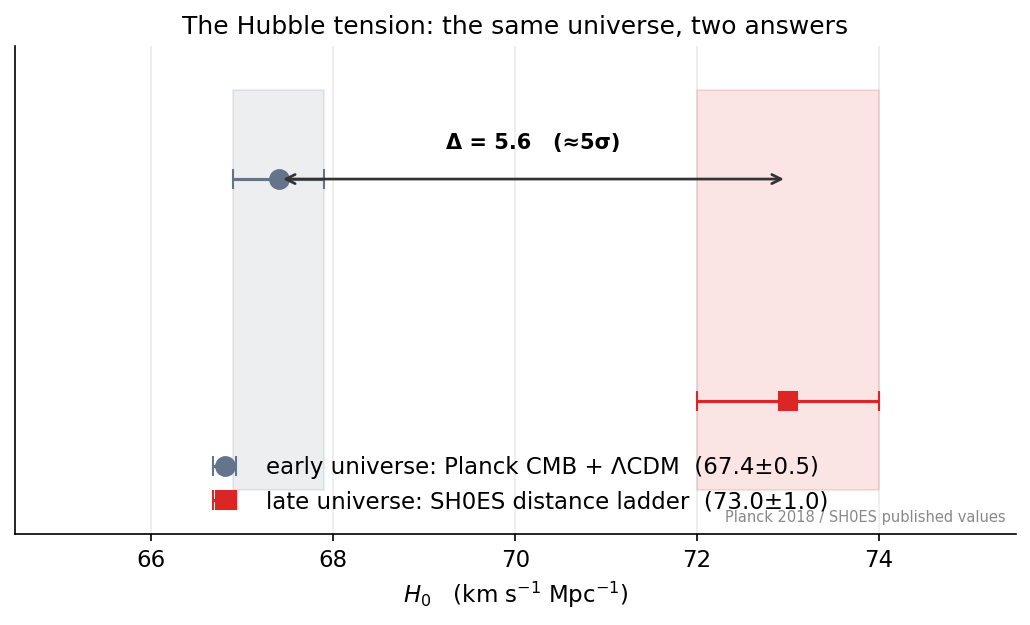

This chart was generated by the following Python code:
import numpy as np, matplotlib
matplotlib.use("Agg")
import matplotlib.pyplot as plt
plt.rcParams.update({"figure.dpi":150,"savefig.dpi":150,"font.size":11,
    "axes.grid":True,"grid.alpha":0.25,"axes.spines.top":False,"axes.spines.right":False,
    "axes.titlesize":12,"figure.facecolor":"white","axes.facecolor":"white"})
C_FW="#7c3aed"; C_NEWTON="#64748b"; C_MOND="#0891b2"; C_DATA="#dc2626"

# Hubble tension: two published measurements with 1-sigma error bars.
# Values from the chapter's Deeper Dive box.
fig, ax = plt.subplots(figsize=(7,4.3))

H_cmb, e_cmb = 67.4, 0.5   # Planck 2018 CMB + LCDM extrapolation
H_loc, e_loc = 73.0, 1.0   # SH0ES Cepheid-calibrated distance ladder

ax.errorbar([H_cmb],[1.0], xerr=[e_cmb], fmt='o', color=C_NEWTON, capsize=5, ms=9,
            label="early universe: Planck CMB + ΛCDM  (67.4±0.5)")
ax.errorbar([H_loc],[0.5], xerr=[e_loc], fmt='s', color=C_DATA, capsize=5, ms=9,
            label="late universe: SH0ES distance ladder  (73.0±1.0)")

ax.fill_betweenx([0.3,1.2], H_cmb-e_cmb, H_cmb+e_cmb, color=C_NEWTON, alpha=0.12)
ax.fill_betweenx([0.3,1.2], H_loc-e_loc, H_loc+e_loc, color=C_DATA, alpha=0.12)

gap = H_loc - H_cmb
sig = gap/np.sqrt(e_cmb**2 + e_loc**2)
ax.annotate("", xy=(H_loc,1.0), xytext=(H_cmb,1.0),
            arrowprops=dict(arrowstyle="<->", color="#333", lw=1.3))
ax.text((H_cmb+H_loc)/2, 1.07, f"Δ = {gap:.1f}   (≈{sig:.0f}σ)",
        ha="center", fontsize=10, fontweight="bold")

ax.set_yticks([]); ax.set_ylim(0.2,1.3)
ax.set_xlim(64.5,75.5)
ax.set_xlabel("$H_0$   (km s$^{-1}$ Mpc$^{-1}$)")
ax.set_title("The Hubble tension: the same universe, two answers")
ax.legend(frameon=False, loc="lower center")
ax.text(0.99,0.02,"Planck 2018 / SH0ES published values", transform=ax.transAxes,
        ha="right", va="bottom", fontsize=7, color="#888")
fig.tight_layout(); fig.savefig("ch12_hubble_tension.png", bbox_inches="tight"); print("ok")
